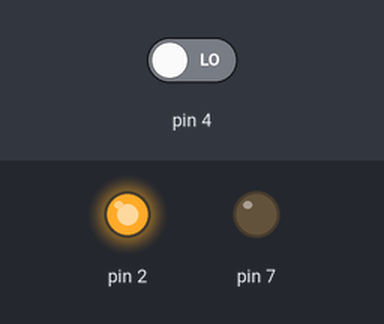
A sketch run on a simulated Arduino Uno, built with avr-gcc and run on an emulated ATmega328P. Parts: output pins drawn as LEDs (lit = HIGH). The test bench sets the inputs (shaded band); at power-on: pin 4 LOW. What the sketch prints to the serial monitor is not drawn.

Above: at 1.2 s.
1.3 s: pin 4 driven HIGH
At 1.8 s:
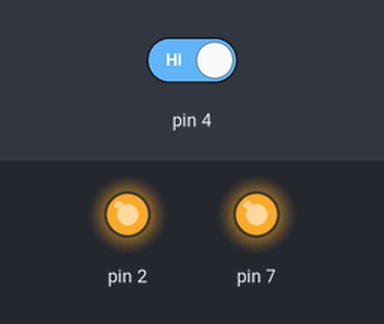
Timing chart, 0 to 4.3 s (numbered marks = the images above; inputs shaded):
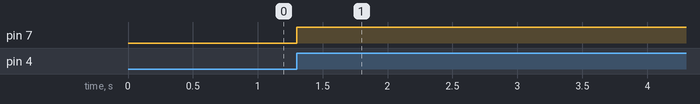

Measured:
- after the input at 1.3 s, pin 7: LOW → HIGH at once

The sketch:

app.ino
```cpp
#include "./push-button/PushButton.h"

Fader fader = Fader(4, 7);

void setup()
{
    Serial.begin(115200);

    fader.init();

}

void loop()
{
    fader.check();

    //delay(1500);
}

void resetPins()
{
    digitalWrite(1, 0);
    digitalWrite(2, 0);
    digitalWrite(3, 0);
    digitalWrite(4, 0);
    digitalWrite(5, 0);
    digitalWrite(6, 0);
    digitalWrite(7, 0);
    digitalWrite(8, 0);
    digitalWrite(9, 0);
    digitalWrite(0, 0);
    digitalWrite(11, 0);
    digitalWrite(12, 0);
    digitalWrite(13, 0);
}
```

Fader.h
```cpp
#ifndef Fader_h
#define Fader_h

    #if ARDUINO >= 100
        #include "Arduino.h"
    #else
        #include "WProgram.h"
        #include "pins_arduino.h"
        #include "WConstants.h"
    #endif

    class Fader
    {
    public:
      Fader(int button, int led, int initial = 0);

      void init();
      void check();
      void toggle();

    private:
      unsigned int _button;
      unsigned int _led;
      int _initial = 0;
      bool _buttonPressed = false;
    };

#endif
```

PushButton.h
```cpp
/*
  Push Button - Library for acting with push button
*/

#include "Arduino.h"
#include "Fader.h"

Fader::Fader(int button, int led, int initial)
{
    _button = button;

    _led = led;

    _initial = initial;
}

void Fader::init()
{

    pinMode(_led, OUTPUT);

    pinMode(_button, INPUT);

    digitalWrite(_led, _initial);

    pinMode(2, OUTPUT);

    digitalWrite(2, 1);
}

void Fader::check()
{

    Serial.print("check");

    int buttonState = digitalRead(_button);

    if (!_buttonPressed)
    {
        if (buttonState == HIGH)
        {

            _buttonPressed = true;

            toggle();

        }

    } else {

        _buttonPressed = buttonState;

    }
}

void Fader::toggle()
{

    bool ledState = digitalRead(_led);

    digitalWrite(_led, !ledState);

}
```
